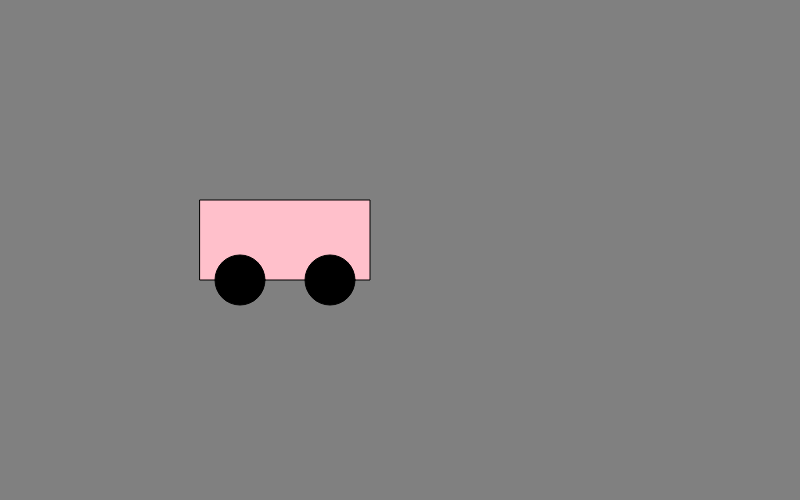
Frame 1 (no input)
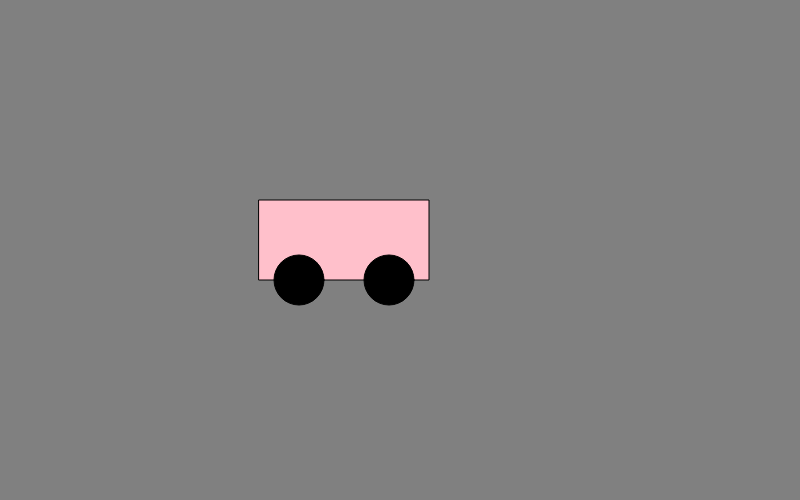
Frame 60 (no input)
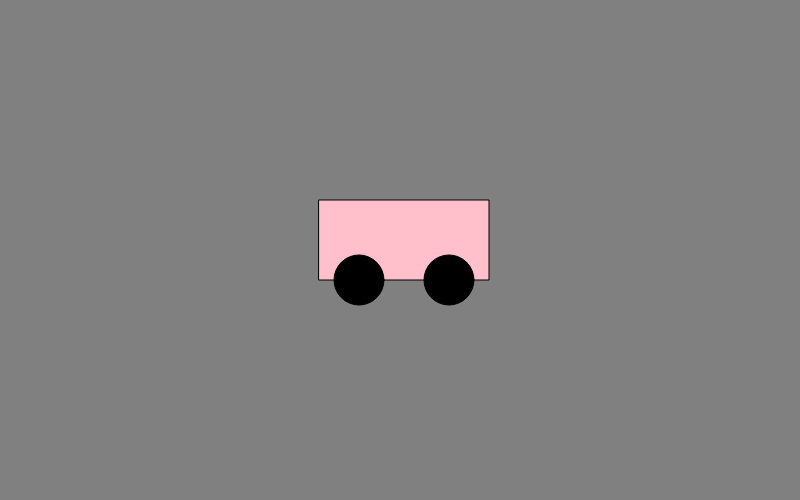
Frame 120 (the mouse pressed at the canvas centre since frame 60)

The p5.js sketch that drew these frames (run headless with seeded random() and noise() and a simulated clock; from frame 60 on, the mouse is pressed at the canvas centre):

// p5.js sketch
// ── sketch.js
let bus;
let xSpeed = 1;



function setup(){

  
   createCanvas(800,500)
   background(128)

   bus = new Bus(200,200);
   

   

   // fill("pink")
   // rect(200,250,170,80)
   // fill("black")
   // ellipse(240,330,50,50)
   // ellipse(330,330,50,50)
   
   // fill("pink")
   // rect(500,400,170,80)
   // ellipse(540,480,50,50)
   

}

function draw(){
   let r = random(255)
   let g = random(255)
   let b = random(255)
   background(128)
   bus.display()
   bus.move()


      

   
 
  

}

class Bus{
   constructor(x1,y1){
      this.x1 = x1;
      this.y1 = y1;
      this.width = 170;
      this.height = 80;
      this.tire1X = this.x1+40;
      this.tire2X = this.x1+130;
      this.tireY = this.y1 + 80;
      this.tireSize = 50;
      this.color = "pink"
   }

   display(){
      fill(this.color)
      rect(this.x1,this.y1,this.width,this.height)
      fill("black")
      ellipse(this.tire1X,this.tireY,this.tireSize)
      ellipse(this.tire2X,this.tireY,this.tireSize)

     
   }

   move(){
      this.tire1X += xSpeed
      this.tire2X += xSpeed;
      this.x1 += xSpeed

      if(this.x1 >= 600 || this.x1 <= 100){
         xSpeed = xSpeed * -1
       
      }
   }

   changeColor(){
      
      let r = random(255)
      let g = random(255)
      let b= random(255)
      this.color = color(r,g,b)
     
      
   }

  


}

function keyPressed(){
   bus.changeColor();
}
